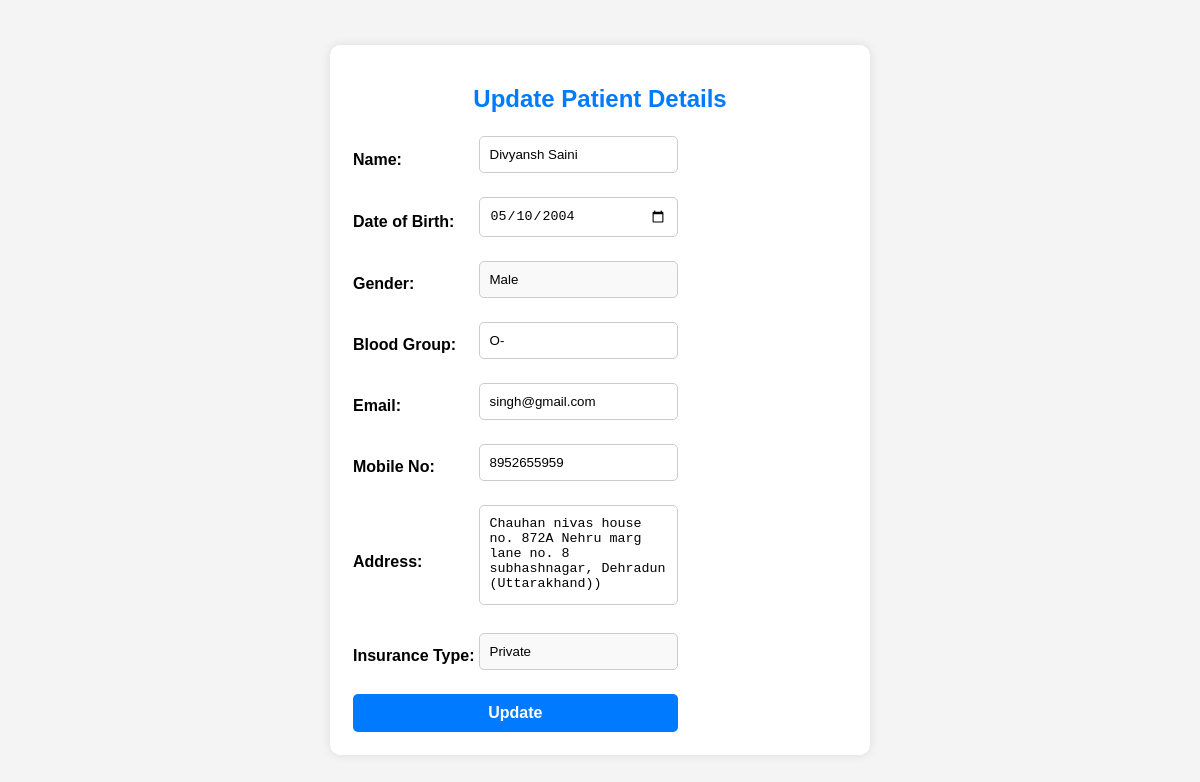
Page /update_patient.php?id=1 on the committed database.
### tables this page shows
CREATE TABLE `patients` (
  `id` int(11) NOT NULL,
  `name` varchar(100) NOT NULL,
  `dob` date NOT NULL,
  `gender` varchar(10) NOT NULL,
  `blood_group` varchar(10) NOT NULL,
  `email` varchar(100) NOT NULL,
  `mobile` varchar(15) NOT NULL,
  `address` text NOT NULL,
  `insurance` varchar(50) NOT NULL,
  `uname` varchar(50) NOT NULL,
  `pass` varchar(255) NOT NULL
);

### update_patient.php (the view, shortened to what this page needs)
<?php
if (isset($_GET['id'])) {
    $patient_id = $_GET['id'];
    try {
        $db = new PDO('mysql:host=localhost;dbname=hospital', 'root', '');
        $db->setAttribute(PDO::ATTR_ERRMODE, PDO::ERRMODE_EXCEPTION);
        $query = $db->prepare("SELECT * FROM patients WHERE id = :id");
        $query->bindValue(':id', $patient_id);
        $query->execute();
        $patient = $query->fetch(PDO::FETCH_ASSOC);
    } catch (PDOException $e) {
        echo "Error: " . $e->getMessage();
    }
} else {
    echo "Patient ID not provided.";
    exit;
}
?>
<!DOCTYPE html>
<html lang="en">
<head>
</head>
<body>
    <div class="update-container">
        <h2>Update Patient Details</h2>
        <form action="" method="POST">
            <table>
                <tr>
                    <td><label for="name">Name:</label></td>
                    <td><input type="text" id="name" name="name" value="<?php echo htmlspecialchars($patient['name']); ?>" required></td>
                </tr>
                <tr>
                    <td><label for="dob">Date of Birth:</label></td>
                    <td><input type="date" id="dob" name="dob" value="<?php echo htmlspecialchars($patient['dob']); ?>" required></td>
                </tr>
                <tr>
                    <td><label for="gender">Gender:</label></td>
                    <td>
                        <select id="gender" name="gender" required>
                            <option value="Male" <?php if ($patient['gender'] == 'Male') echo 'selected'; ?>>Male</option>
                        </select>
                    </td>
                </tr>
                <tr>
                    <td><label for="blood_group">Blood Group:</label></td>
                    <td><input type="text" id="blood_group" name="blood_group" value="<?php echo htmlspecialchars($patient['blood_group']); ?>" required></td>
                </tr>
                <tr>
                    <td><label for="email">Email:</label></td>
                    <td><input type="email" id="email" name="email" value="<?php echo htmlspecialchars($patient['email']); ?>" required></td>
                </tr>
                <tr>
                    <td><label for="mobile">Mobile No:</label></td>
                    <td><input type="tel" id="mobile" name="mobile" value="<?php echo htmlspecialchars($patient['mobile']); ?>" required></td>
                </tr>
                <tr>
                    <td><label for="address">Address:</label></td>
                    <td><textarea id="address" name="address" required><?php echo htmlspecialchars($patient['address']); ?></textarea></td>
                </tr>
                <tr>
                    <td><label for="insurance">Insurance Type:</label></td>
                    <td>
                        <select id="insurance" name="insurance" required>
                            <option value="Private" <?php if ($patient['insurance'] == 'Private') echo 'selected'; ?>>Private</option>
                        </select>
                    </td>
                </tr>
                <tr>
                    <td colspan="2"><button type="submit" name="submit">Update</button></td>
                </tr>
            </table>
        </form>
    </div>
</body>
</html>

### update_patient.php (style rules this page uses)
body { font-family: Arial, sans-serif; background-color: #f4f4f4; display: flex; justify-content: center; align-items: center; height: 100vh; margin: 0; }
.update-container { max-width: 500px; width: 100%; padding: 20px; background-color: #fff; border-radius: 10px; box-shadow: 0 0 10px rgba(0, 0, 0, 0.1); }
.update-container h2 { text-align: center; margin-bottom: 20px; color: #007bff; }
.update-container label { display: block; margin-bottom: 10px; font-weight: bold; }
.update-container input, .update-container select, .update-container textarea { width: 100%; padding: 10px; margin-bottom: 20px; border: 1px solid #ccc; border-radius: 5px; box-sizing: border-box; }
.update-container button { width: 100%; padding: 10px; background-color: #007bff; color: #fff; border: none; border-radius: 5px; cursor: pointer; font-size: 16px; font-weight: bold; transition: background-color 0.3s ease; }
.update-container select { appearance: none; background-color: #f9f9f9; border: 1px solid #ccc; border-radius: 5px; padding: 10px; }
.update-container textarea { resize: none; height: 100px; }

### rows in the picture
patients: name "Divyansh Saini", dob "05/10/2004", gender "Male", blood_group "O-", email "singh@gmail.com", mobile "8952655959", address "Chauhan nivas house no. 872A Nehru marg lane no. 8 subhashnagar, Dehradun (Uttarakhand))", insurance "Private"
